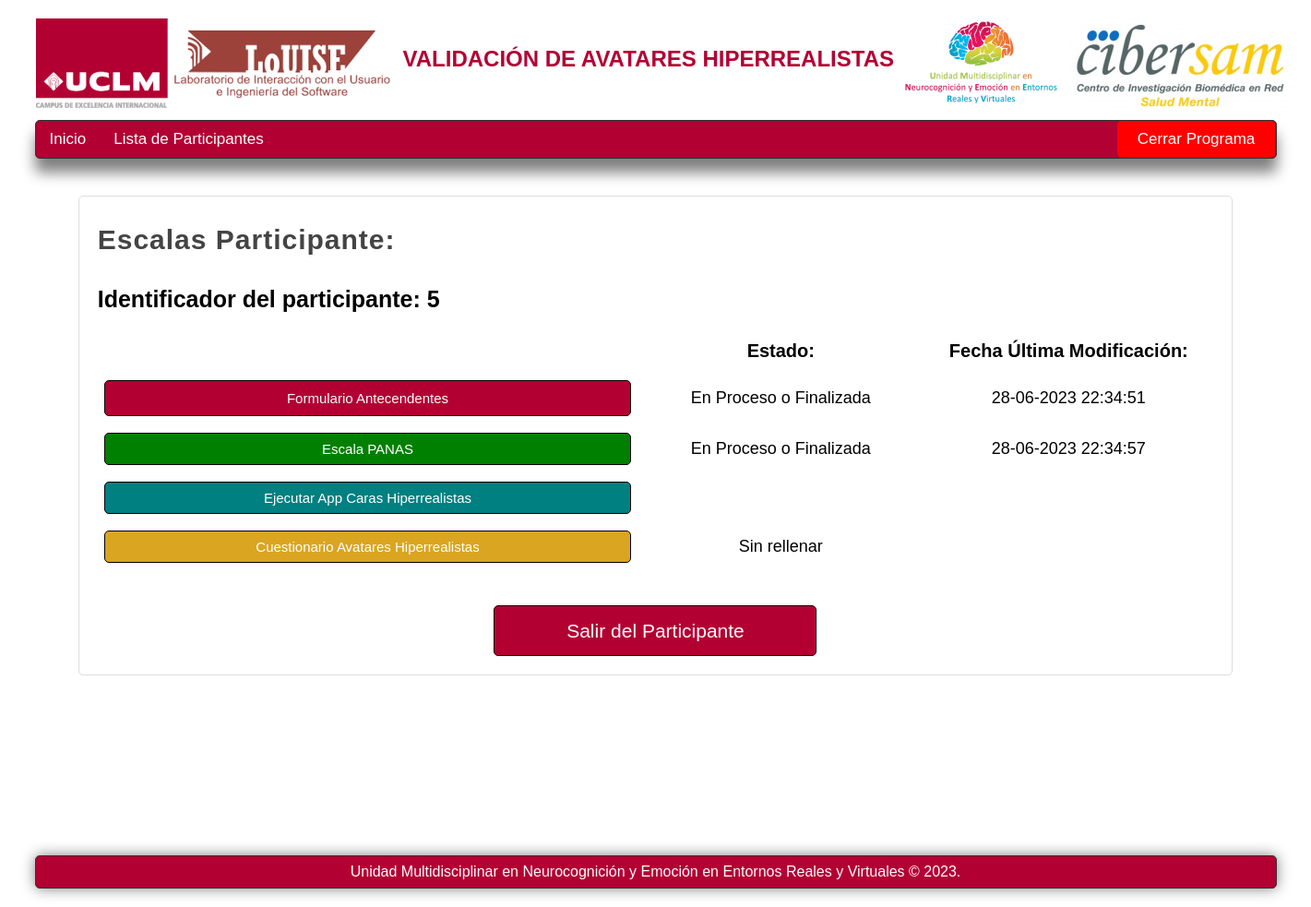
Screenshot of /listaformulariosparticipante/control/7/5/28-06-2023 22:34:22/ with the database file from the repository.
### appcarasrealistas.py (models this page shows)
class Formularioantecedentes(db.Model):
    __bind_key__ = 'datosappcarasrealistas'
    idescala = db.Column(db.Integer, primary_key=True)
    idparticipante = db.Column(db.Text)
    nhcparticipante = db.Column(db.Text)
    tipoparticipante = db.Column(db.Text)
    estadoparticipante = db.Column(db.Text)
    estadoescala = db.Column(db.Text)
    fechacreacion = db.Column(db.Text)
    fechaultimamodificacion = db.Column(db.Text)
    antecedentespersonalessomaticos = db.Column(db.Text)
    diagnosticodms5 = db.Column(db.Text)
    faseenfermedadactual = db.Column(db.Text)
    edadiniciosintomatologia = db.Column(db.Text)
    anosevolucionenfermedad = db.Column(db.Text)
    numerodescompensaciones = db.Column(db.Text)
    numerodescompensaciones6meses = db.Column(db.Text)
    numeroingresos = db.Column(db.Text)
    numeroingresos6meses = db.Column(db.Text)
    tratamientopsicofarmacologico = db.Column(db.Text)
    tratamientopsicofarmacologico = db.Column(db.Text)
    tratamientomedicoactual = db.Column(db.Text)
    antecedentespersonalestoxicos1 = db.Column(db.Text)
    antecedentespersonalestoxicos8 = db.Column(db.Text)
    antecedentespersonalestoxicos2 = db.Column(db.Text)
    antecedentespersonalestoxicos3 = db.Column(db.Text)
    antecedentespersonalestoxicos4 = db.Column(db.Text)
    antecedentespersonalestoxicos5 = db.Column(db.Text)
    antecedentespersonalestoxicos6 = db.Column(db.Text)
    antecedentespersonalestoxicos7 = db.Column(db.Text)
    textoantecedentespersonalestoxicos = db.Column(db.Text)
    criteriosabuso = db.Column(db.Text)
    antecedentesfamiliarespsiquiatricos = db.Column(db.Text)

class Escalapanas(db.Model):
    __bind_key__ = 'datosappcarasrealistas'
    idescala = db.Column(db.Integer, primary_key=True)
    idparticipante = db.Column(db.Text)
    nhcparticipante = db.Column(db.Text)
    tipoparticipante = db.Column(db.Text)
    estadoparticipante = db.Column(db.Text)
    estadoescala = db.Column(db.Text)
    fechacreacion = db.Column(db.Text)
    fechaultimamodificacion = db.Column(db.Text)
    escalapanas1 = db.Column(db.Text)
    escalapanas2 = db.Column(db.Text)
    escalapanas3 = db.Column(db.Text)
    escalapanas4 = db.Column(db.Text)
    escalapanas5 = db.Column(db.Text)
    escalapanas6 = db.Column(db.Text)
    escalapanas7 = db.Column(db.Text)
    escalapanas8 = db.Column(db.Text)
    escalapanas9 = db.Column(db.Text)
    escalapanas10 = db.Column(db.Text)
    escalapanas11 = db.Column(db.Text)
    escalapanas12 = db.Column(db.Text)
    escalapanas13 = db.Column(db.Text)
    escalapanas14 = db.Column(db.Text)
    escalapanas15 = db.Column(db.Text)
    escalapanas16 = db.Column(db.Text)
    escalapanas17 = db.Column(db.Text)
    escalapanas18 = db.Column(db.Text)
    escalapanas19 = db.Column(db.Text)
    escalapanas20 = db.Column(db.Text)

class Cuestionarioavatares(db.Model):
    __bind_key__ = 'datosappcarasrealistas'
    idescala = db.Column(db.Integer, primary_key=True)
    idparticipante = db.Column(db.Text)
    nhcparticipante = db.Column(db.Text)
    tipoparticipante = db.Column(db.Text)
    estadoparticipante = db.Column(db.Text)
    estadoescala = db.Column(db.Text)
    fechacreacion = db.Column(db.Text)
    fechaultimamodificacion = db.Column(db.Text)
    cuestionarioavatares1 = db.Column(db.Text)
    cuestionarioavatares2 = db.Column(db.Text)
    cuestionarioavatares3 = db.Column(db.Text)
    cuestionarioavatares4_1 = db.Column(db.Text)
    cuestionarioavatares4_2 = db.Column(db.Text)
    cuestionarioavatares5 = db.Column(db.Text)
    cuestionarioavatares6 = db.Column(db.Text)

### appcarasrealistas.py (the view)
@appcarasrealistas.route("/listaformulariosparticipante/<string:tipoparticipante>/<int:idparticipante>/<string:nhcparticipante>/<string:fechacreacion>/", methods=["GET", "POST"])
def listaformulariosparticipante(tipoparticipante="", idparticipante=None, nhcparticipante="", fechacreacion=""):
    if request.method == 'POST':
        if request.form.get('salirparticipante') == "Salir del Participante":
            return redirect(url_for('listaparticipantes', tipoparticipante=tipoparticipante))
    if tipoparticipante == "control":
        datosformularioantecedentesestable = buscarfirstparticipante(Formularioantecedentes, idparticipante, nhcparticipante, fechacreacion)
        datosescalapanasestable = buscarfirstparticipante(Escalapanas, idparticipante, nhcparticipante, fechacreacion)
        datoscuestionarioavataresestable = buscarfirstparticipante(Cuestionarioavatares, idparticipante, nhcparticipante, fechacreacion)
        datosappcaraspantallaestable = buscarfirstparticipanteappcaras(Appcaraspantalla, idparticipante, nhcparticipante)
        tipolayout = 'layoutinicio2.html'
        return render_template("listaformulariosparticipante.html", tipolayout=tipolayout, tipoparticipante=tipoparticipante, idparticipante=idparticipante, nhcparticipante=nhcparticipante, fechacreacion=fechacreacion,
                                datosformularioantecedentesestable = datosformularioantecedentesestable, datosescalapanasestable = datosescalapanasestable,
                                datoscuestionarioavataresestable = datoscuestionarioavataresestable, datosappcaraspantallaestable = datosappcaraspantallaestable)

### appcarasrealistas.py (called while the page is built)
def buscarfirstparticipante(nombretablabd, idparticipante, nhcparticipante, fechacreacion):
    buscarfirst = nombretablabd.query.filter_by(fechacreacion = fechacreacion).filter_by(idparticipante = idparticipante).filter_by(nhcparticipante = nhcparticipante).first()
    return buscarfirst

def buscarfirstparticipanteappcaras(nombretablabd, idparticipante, nhcparticipante):
    buscarfirst = nombretablabd.query.filter_by(idnumericoparticipante = idparticipante).filter_by(nhcparticipante = nhcparticipante).first()
    return buscarfirst

### templates/listaformulariosparticipante.html (shortened to what this page needs)
{% extends tipolayout %}
{% block nav %}
    <li>
        <a href="/">Inicio</a>
    </li>
    {% if tipoparticipante == "control"%}
        <li>
            <a href="/listaparticipantes/control">Lista de Participantes</a>
        </li>
        <li>
            <a class="cerrarprogramabipolares2" href="/salir" onclick="return confirm('¿Estas seguro de que deseas cerrar el programa?')">Cerrar Programa</a>
        </li>
    {% endif %}
{% endblock %}
{% block content %}
    {% if tipoparticipante == "control"%}
        <h1 class="titulo2">Escalas Participante:</h1>
    {% endif %}
    <br>
    <div>
        <h3>Identificador del participante: {{ nhcparticipante }}</h3>
    </div>
    <br>
    <div class="divtable1">
        <table class="table7">
            <thead class="theadtable">
                <tr>
                    <td class="titulostablas6"></td>
                    <td class="titulostablas13">Estado:</td>
                    <td class="titulostablas9">Fecha Última Modificación:</td>
                </tr>
            </thead>
            <tbody class="tbodytable1">
                <tr>
                    <td class="contenidotabla3">
                        <a class="btn3" href="/formularioantecedentes/{{ tipoparticipante }}/estable/{{ idparticipante }}/{{ nhcparticipante }}/{{ fechacreacion }}">Formulario Antecendentes</a>
                    </td>
                    <td class="contenidotabla3">
                        {{ datosformularioantecedentesestable.estadoescala }}
                    </td>
                    <td class="contenidotabla3">
                        {{ datosformularioantecedentesestable.fechaultimamodificacion }}
                    </td>
                </tr>
                <tr>
                    <td class="contenidotabla3">
                        <a class="btn5" href="/escalapanas/{{ tipoparticipante }}/estable/{{ idparticipante }}/{{ nhcparticipante }}/{{ fechacreacion }}">Escala PANAS</a>
                    </td>
                    <td class="contenidotabla3">
                        {{ datosescalapanasestable.estadoescala }}
                    </td>
                    <td class="contenidotabla3">
                        {{ datosescalapanasestable.fechaultimamodificacion }}
                    </td>
                </tr>
                <tr>
                    <td class="contenidotabla3">
                        {% if not datosappcaraspantallaestable.nhcparticipante %}
                        <a class="btn11" href="/appcaraspantalla/{{ tipoparticipante }}/estable/{{ idparticipante }}/{{ nhcparticipante }}/{{ fechacreacion }}">Ejecutar App Caras Hiperrealistas</a>
                        {% endif %}
                    </td>
                    <td class="contenidotabla3">
                    </td>
                    <td class="contenidotabla3">
                    </td>
                </tr>
                <tr>
                    <td class="contenidotabla3">
                        <a class="btn6" href="/cuestionarioavatares/{{ tipoparticipante }}/estable/{{ idparticipante }}/{{ nhcparticipante }}/{{ fechacreacion }}">Cuestionario Avatares Hiperrealistas</a>
                    </td>
                    <td class="contenidotabla3">
                        {{ datoscuestionarioavataresestable.estadoescala }}
                    </td>
                    <td class="contenidotabla3">
                    </td>
                </tr>
            </tbody>
        </table>
    </div>
    <br>
    <br>
    <div class="botonguardar">
        <form action="" method="post">
            <input class="botonsalirparticipante" type="submit" id="salirparticipante" name="salirparticipante" value="Salir del Participante" />
        </form>
    </div>
{% endblock %}

### static/css/styles.css (style rules this page uses)
* { margin: 0px; padding: 0px; list-style: none; font-family: Arial; }
body { background-color: white; }
.box h3 { font-size: 25px; }
nav ul li { line-height: 40px; float: left; }
nav ul li a { list-style: none; text-decoration: none; display: block; padding-left: 15px; padding-right: 15px; color: white; }
.cerrarprogramabipolares2 { list-style: none; text-decoration: none; display: block; padding-left: 22px; padding-right: 22px; background: red; border-radius: 5px; color: white; margin-left: 910px; }
form { display: block; margin-left: auto; margin-right: auto; width: 1090.8px; }
.box form input { display: inline-block; padding: 0px; padding-left: 5px; padding-right: 5px; font-size: 21px; }
.botonguardar { text-align: center; }
.botonsalirparticipante { text-decoration: none; padding: 10px; background: #B30033; font-size: 50px; color: white; border: 1px solid black; border-radius: 5px; display: inline-block; height: 55px; width: 350px; text-align: center; }
.titulo2 { color: #444444; letter-spacing: 1px; font-size: 30px; padding-bottom: 5px; margin-bottom: 10px; margin-top: 10px; }
.btn3 { text-decoration: none; font-size: 15px; padding: 10px; background: #B30033; color: white; border: 1px solid black; border-radius: 5px; display: block; text-align: center; }
.btn5 { text-decoration: none; font-size: 15px; padding: 8px; background: green; color: white; border: 1px solid black; border-radius: 5px; display: block; text-align: center; }
.btn11 { text-decoration: none; font-size: 15px; padding: 8px; background: teal; color: white; border: 1px solid black; border-radius: 5px; display: block; text-align: center; }
.btn6 { text-decoration: none; font-size: 15px; padding: 8px; background: goldenrod; color: white; border: 1px solid black; border-radius: 5px; display: block; text-align: center; }
table { table-layout: fixed; width: 100%; }
.theadtable { font-size: 18px; font-weight: bold; }
.titulostablas6 { font-size: 20px; width: auto; text-align: left; padding-top: 10px; padding-bottom: 10px; padding-left: 5px; padding-right: 5px }
.divtable1 { display: block; text-align: center; }
.titulostablas13 { font-size: 20px; width: 300px; text-align: center; padding-top: 10px; padding-bottom: 10px; padding-left: 5px; padding-right: 5px; }
.titulostablas9 { font-size: 20px; width: 300px; text-align: center; padding-top: 10px; padding-bottom: 10px; padding-left: 5px; padding-right: 5px; }
.table7 { table-layout: auto; margin: auto; width: 100%; }
.tbodytable1 { text-align: left; font-size: 18px; width: min-content; }
.contenidotabla3 { text-align: center; padding: 5px; padding-top: 8px; padding-bottom: 8px; }

### rows the page displays
Formularioantecedentes: estadoescala "En Proceso o Finalizada", fechaultimamodificacion "28-06-2023 22:34:51"
Escalapanas: estadoescala "En Proceso o Finalizada", fechaultimamodificacion "28-06-2023 22:34:57"
Cuestionarioavatares: estadoescala "Sin rellenar"

### other values shown
{{ nhcparticipante }} "5"
